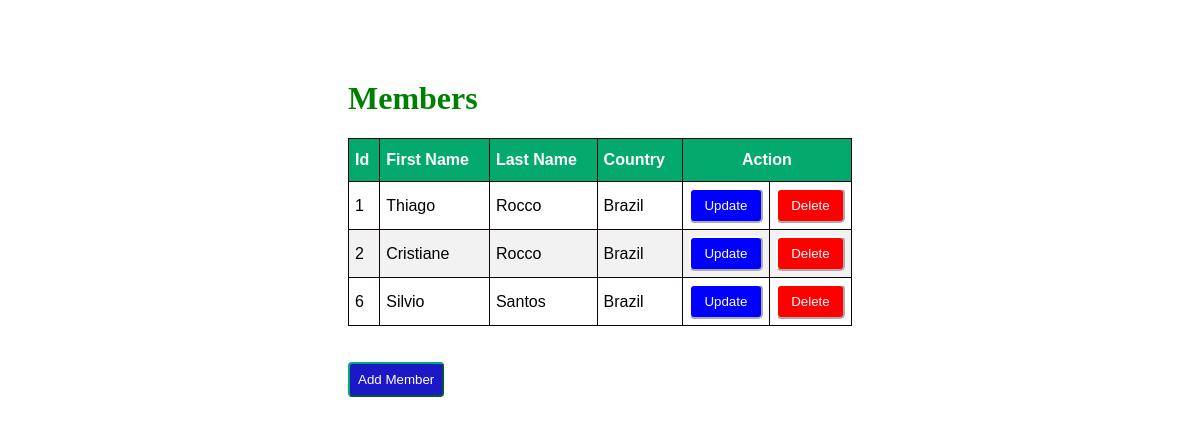
Before: / with the older database file.
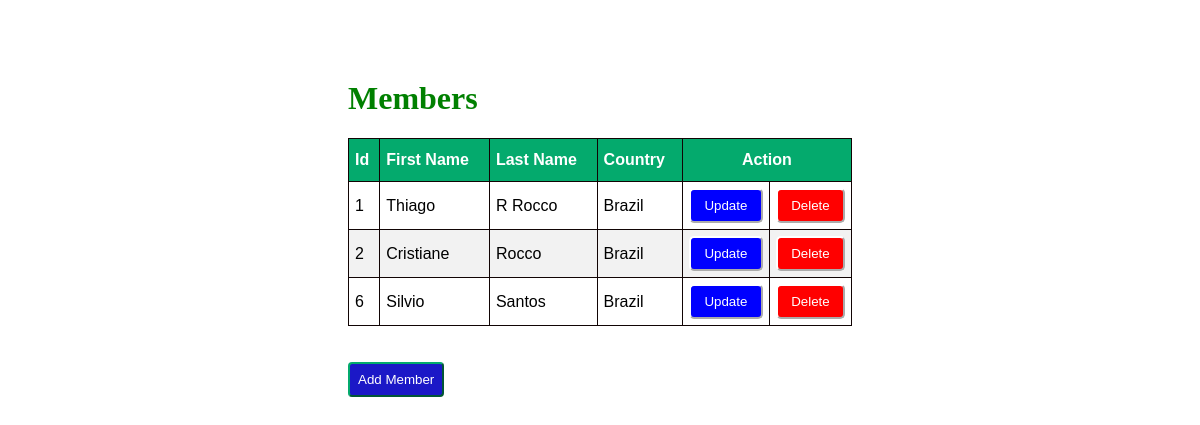
After: the same page with the newer database file.
### newapp/models.py (models this page shows)
class Member(models.Model):
    firstname = models.CharField(max_length=100)
    lastname = models.CharField(max_length=100)
    country = models.CharField(max_length=100)

### newapp/views.py (the view)
# urls.py: path('', views.index, name='index'),
def index(request):
    mem = Member.objects.all()
    return render(request, 'index.html',{'mem': mem})

### newapp/templates/index.html (shortened to what this page needs)
<!DOCTYPE html>
<html lang="pt-br">
<head>
    {% load static %}
    <link rel="stylesheet" href="{% static 'style.css' %}">
</head>
<body>
    <div class="container">
        <h1>Members</h1>
        <table id="customers" border="1">
            <thead>
                <th>Id</th>
                <th>First Name</th>
                <th>Last Name</th>
                <th>Country</th>
                <th colspan="2" id="mid">Action</th>
            </thead>
            {% for x in mem %}
            <tr>
                <td>{{ x.id }}</td>
                <td>{{ x.firstname }}</td>
                <td>{{ x.lastname }}</td>
                <td>{{ x.country }}</td>
                <td>
                    <a href="update/{{x.id}}"><button id="up">Update</button></a>
                </td>
                <td>
                    <a href="delete/{{x.id}}"><button id="del">Delete</button></a>
                </td>
            </tr>
            {% endfor %}
        </table>
        <br><br>
      <a href="{% url 'add' %}"><button id="new3">Add Member</button></a>
    </div>
</body>
</html>

Changed rows visible on the page:
changed Member "Thiago": lastname "Rocco" → "R Rocco"
